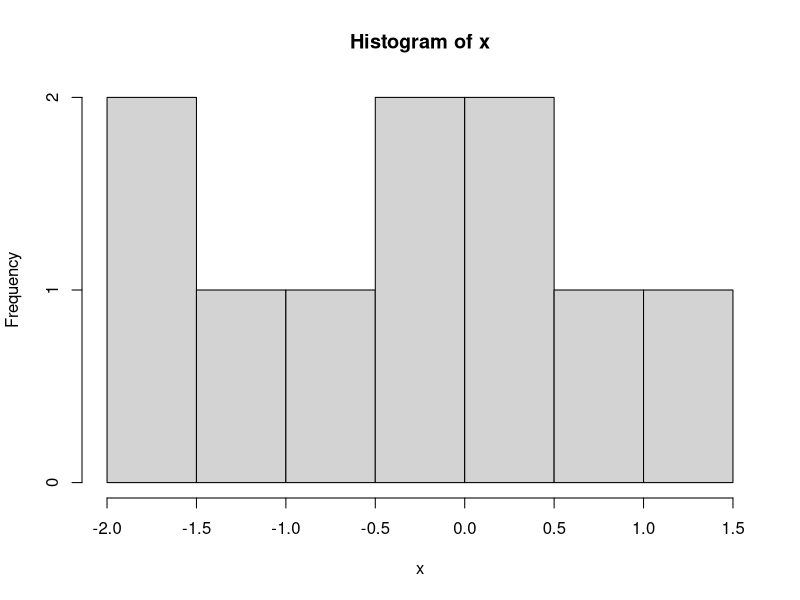

R code for this plot:
## ---- chunk 1
# R code goes here
x <- rnorm(10)    # random sample from normal distribution
hist(x)           # plot density
## ---- chunk 2
# R code goes here
set.seed(12345)
x <- rnorm(10)    # random sample from normal distribution
mean(x)           # compute x's mean
